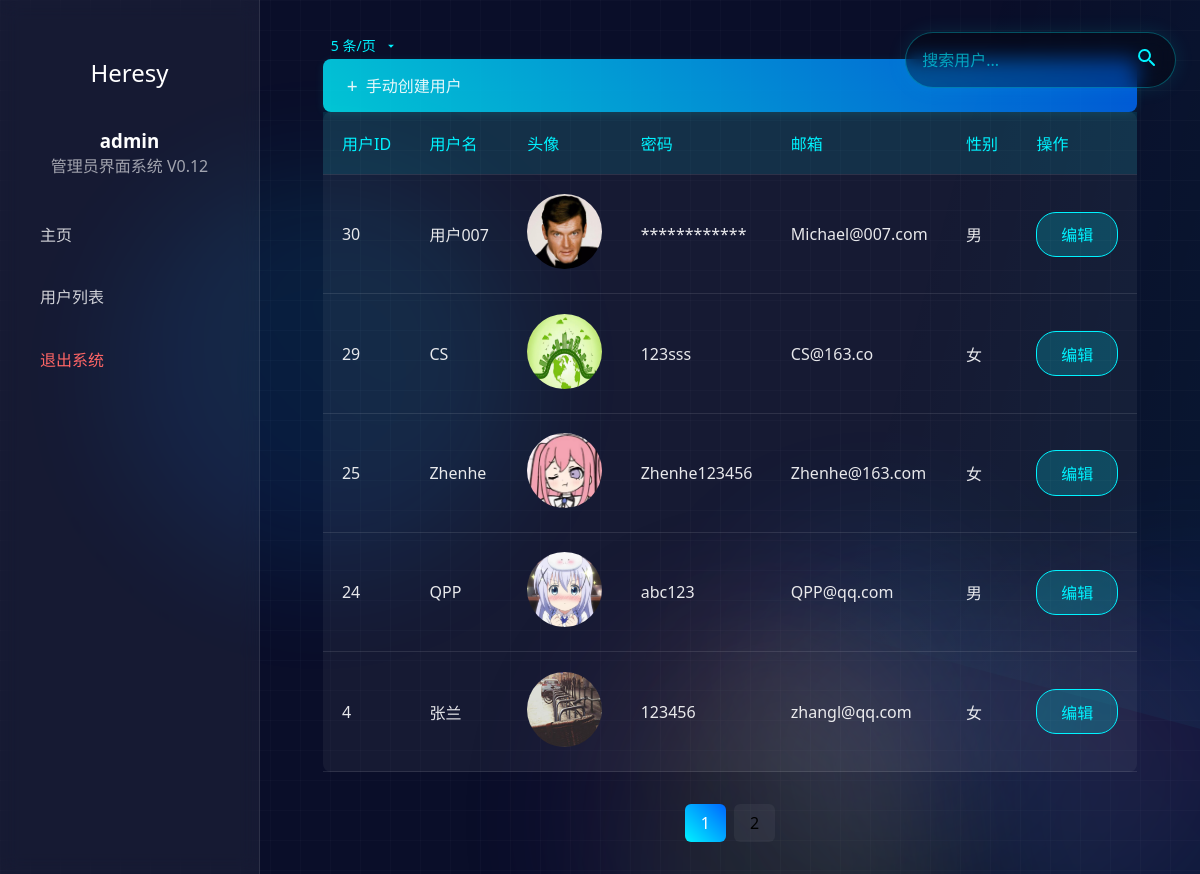
The page /userlist.php (signed in) on the database its author committed.
### tables this page shows
CREATE TABLE `users` (
  `uid` mediumint(8) unsigned NOT NULL AUTO_INCREMENT,
  `username` char(15) NOT NULL DEFAULT '',
  `password` char(32) NOT NULL DEFAULT '',
  `email` varchar(40) NOT NULL DEFAULT '',
  `sex` char(10) NOT NULL DEFAULT '男',
  `time` date DEFAULT NULL,
  `img` char(50) NOT NULL,
  PRIMARY KEY (`uid`)
);

### userList.php (the view, shortened to what this page needs)
<!DOCTYPE html>
<html lang="zh-CN">
<head>
    <link rel="stylesheet" type="text/css" href="css/mousetailing.css"/>
    <link rel="stylesheet" type="text/css" href="css/login.css"/>
    <link rel="stylesheet" type="text/css" href="css/index.css"/>
    <link rel="stylesheet" type="text/css" href="css/userlist.css"/>
    <link rel="stylesheet" type="text/css" href="css/userlist+.css"/>
</head>
<body>
    <canvas id="trailCanvas"></canvas>
    <?php include_once "public/background.php"; ?>
    <?php include_once "public/nav.php"; ?>
    <?php include_once "public/sql_link.php"; ?>
    <main class="admin-main">
        <form method="GET" action="form/change_pageSize.php">
            <select name="pageSize" class="page-size-select" onchange="this.form.submit()">
                <option value="5" <?= ($_SESSION['pageSize'] ?? 5) == 5 ? 'selected' : '' ?>>5 条/页</option>
            </select>
        </form>
        <form method="GET" class="global-search">
            <input type="text" name="search" placeholder="搜索用户..." class="search-input">
            <button type="submit" class="search-btn">
            </button>
        </form>
        <div class="create-user-wrapper">
            <button class="create-user-btn" onclick="window.location.href='userAdd.php'">手动创建用户</button>
        </div>
        <table class="user-table">
            <thead>
                <tr>
                    <th>用户ID</th>
                    <th>用户名</th>
                    <th>头像</th>
                    <th>密码</th>
                    <th>邮箱</th>
                    <th>性别</th>
                    <th>操作</th>
                </tr>
            </thead>
            <tbody>
                <?php
                        $sql_1="select * from users order by uid desc";
                        $rs=$link->query($sql_1);
                        $wholeCount=$rs->rowCount();
                        $pageSize= $_SESSION['pageSize'] ?? 5;;
                        $pageCount=ceil($wholeCount/$pageSize);
                        if(empty($_GET["page"]))
                        {
                          $page=1;
                        }
                        else
                        {
                          $page=$_GET["page"];
                        }
                        $start=($page-1)*$pageSize;
                        $sqlPage="select * from users order by uid desc limit $start,$pageSize";
                        $rsPage=$link->query($sqlPage);
                        while($row=$rsPage->fetch())
                        {
                            echo
                            "
                            <tr>
                                <td>{$row['uid']}</td>
                                <td>{$row['username']}</td>
                                <td><img id='img_tx' src='{$row['img']}' alt='头像'></td>
                                <td>{$row['password']}</td>
                                <td>{$row['email']}</td>
                                <td>{$row['sex']}</td>
                                <td><button class='edit-btn' onclick=\"location.href='userUpdate.php?uid={$row['uid']}'\">编辑</button></td>
                            </tr>
                            ";
                        }
                ?>
            </tbody>
        </table>
        <div class="pagination">
            <?php
                for($i=1;$i<=$pageCount;$i++)
                {
                  if($page==$i)
                  {
                    echo "<div class='page-item active' onclick=\"window.open('?page=$i','_self')\">$i</div>";
                  }
                  else
                  {
                    echo "<div class='page-item' onclick=\"window.open('?page=$i','_self')\">$i</div>";
                  }
                }
            ?>
        </div>
    </main>
</body>
</html>

### public/background.php
<div class="bg-effects">
    <div class="grid-lines"></div>
    <div class="particle" style="
        width: 400px;
        height: 400px;
        background: linear-gradient(45deg, #0066ff, #00f3ff);
        animation-delay: -5s;
        top: 20%;
        left: 10%;
    "></div>
    <div class="particle" style="
        width: 300px;
        height: 300px;
        background: linear-gradient(45deg, #9400ff, #00f3ff);
        animation-delay: -10s;
        top: 60%;
        right: 15%;
    "></div>
    <div class="light-beam"></div>
</div>

### public/nav.php (shortened to what this page needs)
<nav class="admin-sidebar">
    <div class="user-panel">
        <div class="user-avatar" style="user-select: none;">Heresy</div>
        <h3 style="color: white; user-select: none;"><?php echo $_SESSION['loginName']; ?></h3>
        <p style="color: rgba(255, 255, 255, 0.6); user-select: none;">管理员界面系统 V0.12</p>
    </div>
    <ul class="admin-menu">
        <li class="menu-item">
            <a href="index.php" class="active" style="user-select: none;">主页</a>
        </li>
        <li class="menu-item">
            <a href="userList.php" style="user-select: none;">用户列表</a>
        </li>
        <li class="menu-item">
            <a href="public/out.php" style="color: #ff6666; user-select: none;">退出系统</a>
        </li>
    </ul>
</nav>

### css/mousetailing.css (style rules this page uses)
#trailCanvas { position: fixed; top: 0; left: 0; pointer-events: none; z-index: 9999; }

### css/login.css (style rules this page uses)
:root { --primary-color: #00f3ff; --hover-color: #0066ff; --background: #0a0e29; }
* { margin: 0; padding: 0; box-sizing: border-box; font-family: 'Segoe UI', system-ui, sans-serif; }
body { background: var(--background); min-height: 100vh; display: flex; align-items: center; justify-content: center; position: relative; }
.bg-effects { position: fixed; width: 100vw; height: 100vh; overflow: hidden; z-index: 0; }
.particle { position: absolute; border-radius: 50%; filter: blur(60px); opacity: 0.1; animation: float 20s infinite linear; }
.light-beam { position: absolute; width: 300%; height: 100%; background: linear-gradient( 90deg, transparent 25%, rgba(0, 243, 255, 0.1) 50%, transparent 75% ); animation: sweep 20s infinite linear; transform: rotate(15deg); }
.grid-lines { position: fixed; width: 100vw; height: 100vh; background-image: linear-gradient(rgba(255,255,255,0.02) 1px, transparent 1px), linear-gradient(90deg, rgba(255,255,255,0.02) 1px, transparent 1px); background-size: 30px 30px; animation: gridMove 20s linear infinite; }
p { color: rgba(255, 255, 255, 0.8); }
input { width: 100%; padding: 0.8rem; background: rgba(255, 255, 255, 0.05); border: 2px solid rgba(255, 255, 255, 0.1); border-radius: 8px; font-size: 1rem; transition: all 0.3s ease; color: white; }
input::placeholder { color: rgba(255, 255, 255, 0.6); }
button { width: 100%; padding: 1rem; background: linear-gradient(45deg, var(--primary-color), var(--hover-color)); color: white; border: none; border-radius: 8px; font-size: 1rem; cursor: pointer; transition: transform 0.3s ease; position: relative; overflow: hidden; }
html { cursor: url('../cursor/normal.cur'), auto; }
button,a { cursor: url('../cursor/link.cur'), auto; }
button[type="submit"] { cursor: url('../cursor/link.cur'), auto; }
input { cursor: url('../cursor/text.cur'), auto; }

### css/index.css (style rules this page uses)
:root { --primary-color: #00f3ff; --hover-color: #0066ff; --background: #0a0e29; --sidebar-width: 260px; }
.admin-sidebar { width: var(--sidebar-width); height: 100vh; background: rgba(255, 255, 255, 0.05); backdrop-filter: blur(10px); border-right: 1px solid rgba(255, 255, 255, 0.1); padding: 2rem 1.5rem; position: fixed; left: 0; top: 0; z-index: 2; overflow: hidden; }
.user-panel { text-align: center; margin-bottom: 2rem; }
.user-avatar { width: 80px; height: 80px; border-radius: 50%; margin: 0 auto 1rem; display: flex; align-items: center; justify-content: center; font-size: 1.5rem; color: white; }
.admin-menu { list-style: none; }
.menu-item { margin: 0.8rem 0; }
.menu-item a { color: rgba(255, 255, 255, 0.8); text-decoration: none; padding: 0.8rem 1rem; border-radius: 8px; display: block; transition: all 0.3s ease; position: relative; }
.admin-main { margin-left: var(--sidebar-width); padding: 2rem; min-height: 100vh; position: relative; z-index: 1; overflow-y: auto; height: 100vh; box-sizing: border-box; }
.user-table { width: 100%; border-collapse: collapse; background: rgba(255, 255, 255, 0.05); border-radius: 8px; overflow: hidden; }
.user-table th, .user-table td { padding: 1.2rem; text-align: left; border-bottom: 1px solid rgba(255, 255, 255, 0.1); }
.user-table th { background: rgba(0, 243, 255, 0.1); color: var(--primary-color); }
.pagination { display: flex; justify-content: center; gap: 0.5rem; margin-top: 2rem; }
.page-item { padding: 0.5rem 1rem; background: rgba(255, 255, 255, 0.05); border-radius: 6px; cursor: pointer; transition: all 0.3s ease; }
.page-item.active { background: linear-gradient(45deg, var(--primary-color), var(--hover-color)); color: white; }
.admin-menu { margin-top: 2rem; }
.admin-main { padding: 2rem; }
.edit-btn { background: rgba(0, 243, 255, 0.1); color: var(--primary-color); border: 1px solid var(--primary-color); padding: 0.5rem 1rem; border-radius: 6px; cursor: pointer; transition: all 0.3s ease; }
.info-content, .user-table td { color: rgba(255, 255, 255, 0.9); }
.user-table th, .user-table td { padding: 1rem; }
.user-table th:last-child, .user-table td:last-child { display: none; }

### rows shown on the page
users: uid "30", username "用户007", img (picture), password "************", email "Michael@007.com", sex "男"
users: uid "29", username "CS", img (picture), password "123sss", email "CS@163.co", sex "女"
users: uid "25", username "Zhenhe", img (picture), password "Zhenhe123456", email "Zhenhe@163.com", sex "女"
users: uid "24", username "QPP", img (picture), password "abc123", email "QPP@qq.com", sex "男"
users: uid "4", username "张兰", img (picture), password "123456", email "zhangl@qq.com", sex "女"

### other values the page prints
$_SESSION['loginName'] "admin"
